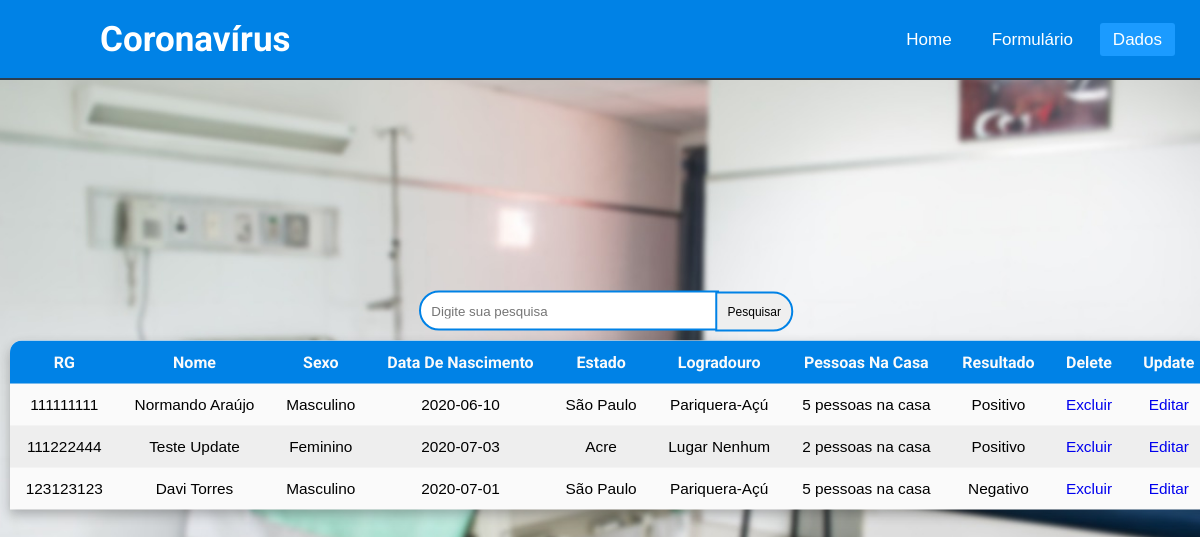
The page /select.php on the database its author committed.
### tables this page shows
CREATE TABLE IF NOT EXISTS `pessoa` (
  `rg` int(9) NOT NULL,
  `nome` varchar(50) DEFAULT NULL,
  `sexo` varchar(11) DEFAULT NULL,
  `dtNasc` date DEFAULT NULL,
  `estado` varchar(20) DEFAULT NULL,
  `logradouro` varchar(60) DEFAULT NULL,
  `numPessoa` varchar(30) DEFAULT NULL,
  `resultado` varchar(8) DEFAULT NULL,
  PRIMARY KEY (`rg`)
);

### select.php (the view, shortened to what this page needs)
<!DOCTYPE html>
<html lang="pt-br">
<head>
    <link rel="stylesheet" href="style.css">
</head>
<body>
    <nav>
        <label class="logo">Coronavírus</label>
        <ul>
            <li><a href="index.php">Home</a></li>
            <li><a href="form.php">Formulário</a></li>
            <li><a class="active" href="select.php">Dados</a></li>
        </ul>
    </nav>
    <div class="container">
        <div class="column">
            <form action="select.php" method="post">
                <input type="text" name="search" placeholder="Digite sua pesquisa" class="search">
                <input type="submit" value="Pesquisar" class="btn-search">
            </form>
            <div class="table">
                <table>
                    <th>RG</th>
                    <th>Nome</th>
                    <th>Sexo</th>
                    <th>Data de Nascimento</th>
                    <th>Estado</th>
                    <th>Logradouro</th>
                    <th>Pessoas na Casa</th>
                    <th>Resultado</th>
                    <th>Delete</th>
                    <th>Update</th>
                    <?php
                    include("conexao.php");
                    if(empty($_POST['search'])) {
                        $select = mysqli_query($con, "SELECT * FROM pessoa");
                        while($arraySelect = mysqli_fetch_array($select)) {
                            echo "<tr>";
                            echo "<td>".$arraySelect[0]."</td>";
                            echo "<td>".$arraySelect[1]."</td>";
                            echo "<td>".$arraySelect[2]."</td>";
                            echo "<td>".$arraySelect[3]."</td>";
                            echo "<td>".$arraySelect[4]."</td>";
                            echo "<td>".$arraySelect[5]."</td>";
                            echo "<td>".$arraySelect[6]." pessoas na casa</td>";
                            echo "<td>".$arraySelect[7]."</td>";
                            echo "<td><a href='delete.php?id=".$arraySelect[0]."'>Excluir</a></td>";
                            echo "<td><a href='form-edit.php?id=".$arraySelect[0]."'>Editar</a></td>";
                            echo "</tr>";
                        }
                    }
                    ?>
                </table>
            </div>
        </div>
    </div>
</body>
</html>

### style.css (style rules this page uses)
* { margin: 0; padding: 0; outline: 0; list-style: none; text-decoration: none; box-sizing: border-box; }
body { min-height: 100vh; background-size: cover; background-position: center; background-repeat: no-repeat; -webkit-background-size: cover; font-family: 'Roboto', sans-serif; background-image: url('img/bg3.jpeg'); }
nav { border: 0; width: 100%; height: 80px; background: #0082e6; border-bottom: 2px solid #2c3e50; }
label.logo { color: #fff; font-size: 35px; padding: 0 100px; line-height: 80px; font-weight: bold; }
nav ul { float: right; margin-right: 20px; }
nav ul li { margin: 0 5px; line-height: 80px; display: inline-block; }
nav ul li a { color: #fff; font-size: 17px; padding: 7px 13px; border-radius: 3px; font-family: sans-serif; text-transform: capitalize; }
a.active, a:hover { transition: .5s; background: #1b9bff; }
.container { top: 50%; left: 50%; width: 1000px; padding: 10px; position: fixed; transform: translate(-50%, -50%); justify-content: space-between !important; }
.column { width: 1000px; padding: 10px; border-radius: 5px; align-items: center; display: inline-flex; flex-direction: column; }
table { border: 0; width: 1200px; overflow: hidden; border-spacing: 0; text-align: center; background: #fafafa; border-collapse: collapse; border-radius: 12px 12px 0 0; box-shadow: 0 5px 12px rgba(32, 32, 32, .3); }
th, td { padding: 12px 15px; font-family: 'Roboto', sans-serif; }
th { color: #fafafa; background: #0082e6; text-transform: capitalize; }
td { font-family: sans-serif; font-size: calc(.9em + 1px); }
tr:nth-child(odd) { background: #eee; }
table tr td a { border: 0; }
.search, .btn-search { height: 40px; width: 300px; padding: 0 10px; border: 2px solid #0082e6; }
.search { margin-right: 0px; margin-bottom: 10px; border-radius: 50px 0 0 50px; }
.btn-search { width: auto; height: 40px; color: #000; font-size: 12px; transform: translate(-10%); border-radius: 0 50px 50px 0; }

### rows shown on the page
pessoa: rg "111111111", nome "Normando Araújo", sexo "Masculino", dtNasc "2020-06-10", estado "São Paulo", logradouro "Pariquera-Açú", numPessoa "5", resultado "Positivo"
pessoa: rg "111222444", nome "Teste Update", sexo "Feminino", dtNasc "2020-07-03", estado "Acre", logradouro "Lugar Nenhum", numPessoa "2", resultado "Positivo"
pessoa: rg "123123123", nome "Davi Torres", sexo "Masculino", dtNasc "2020-07-01", estado "São Paulo", logradouro "Pariquera-Açú", numPessoa "5", resultado "Negativo"
